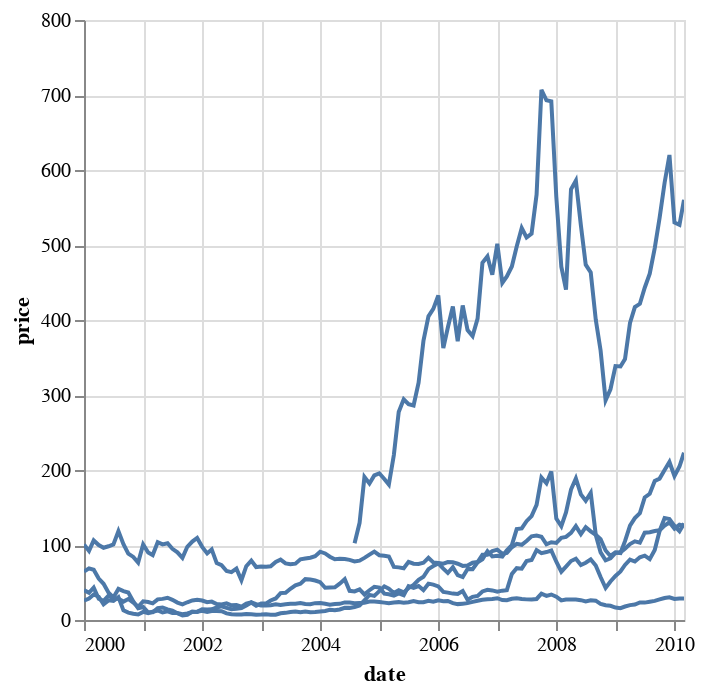

Notebook code cell kept with this figure:
### Code cell
import altair as alt
from vega_datasets import data

source = data.stocks()
chart = alt.Chart(source).mark_line().encode(
    x="date:T",
    y="price:Q",
    detail="symbol:N",
    tooltip=['date','price']
).interactive()
chart.save('chart.html')
chart

### Figure 1 — Vega-Lite specification as saved in the notebook (floating-point values rounded to 4 significant figures; data arrays with more than 128 entries replaced by an {"elided": "..."} marker saying what was removed)
{"config": {"view": {"continuousWidth": 300, "continuousHeight": 300}}, "data": {"name": "data-96e857a61c6b623bafe23440d582a500"}, "mark": {"type": "line"}, "encoding": {"detail": {"field": "symbol", "type": "nominal"}, "tooltip": [{"field": "date", "type": "temporal"}, {"field": "price", "type": "quantitative"}], "x": {"field": "date", "type": "temporal"}, "y": {"field": "price", "type": "quantitative"}}, "params": [{"name": "param_6", "select": {"type": "interval", "encodings": ["x", "y"]}, "bind": "scales"}], "$schema": "https://vega.github.io/schema/vega-lite/v5.16.3.json", "datasets": {"data-96e857a61c6b623bafe23440d582a500": {"elided": "560 records"}}}
